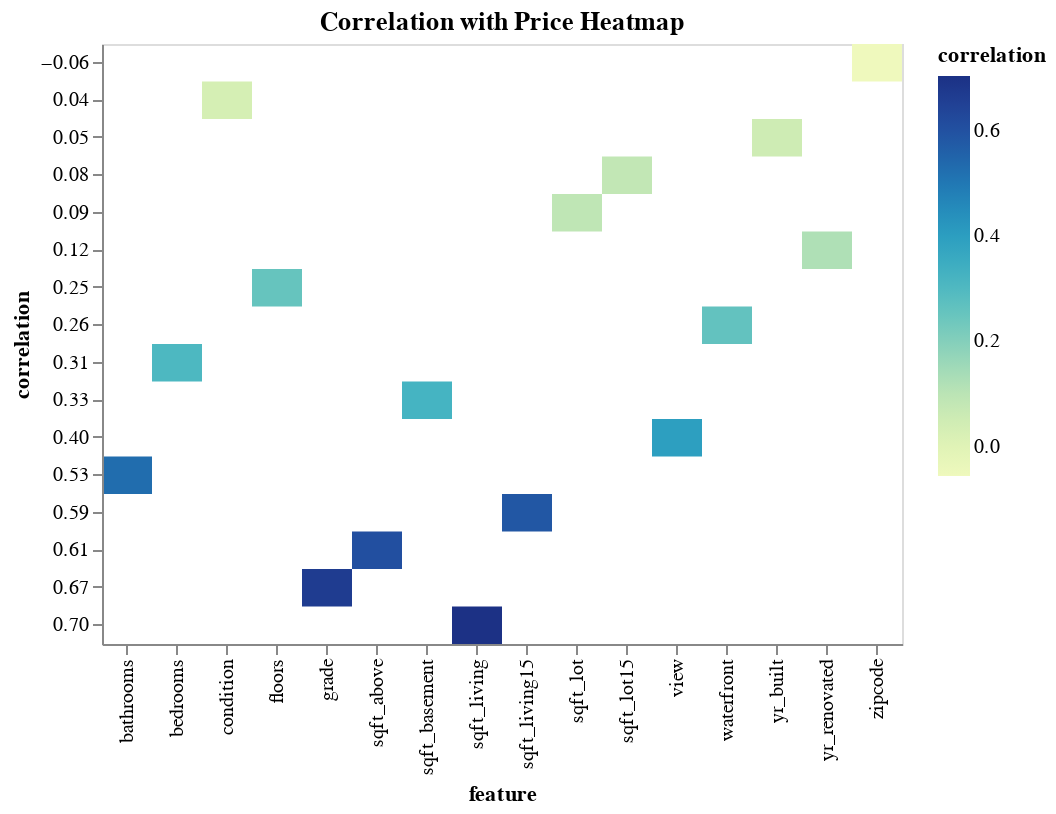

Notebook cell for this chart:
### Code cell
# Calculate the correlation between each feature and price
feature_data = house_data[['date', 'price', 'bedrooms', 'bathrooms', 'sqft_living', 'sqft_lot', 'floors', 'waterfront', 'view', 'condition', 'grade', 'sqft_above', 'sqft_basement', 'yr_built', 'yr_renovated', 'zipcode', 'sqft_living15', 'sqft_lot15']]
correlation_with_price = feature_data.corr()['price'].drop('price')
correlation_df = correlation_with_price.reset_index().rename(columns={'index': 'feature', 'price': 'correlation'})

# Creae heatmap in altair:
heatmap = alt.Chart(correlation_df).mark_rect().encode(
    x='feature:O',
    y=alt.Y('correlation:O', axis=alt.Axis(format='0.2f')),
    color='correlation:Q'
).properties(
    width=400,
    height=300,
    title='Correlation with Price Heatmap'
)


# 1 = high positive correlation, 0 = no correlation
heatmap

### Figure 1 — Vega-Lite specification as saved in the notebook (floating-point values rounded to 4 significant figures)
{"config": {"view": {"continuousWidth": 400, "continuousHeight": 300}}, "data": {"name": "data-1ca0ecef230ec6f6dc07be4a3db41e64"}, "mark": "rect", "encoding": {"color": {"field": "correlation", "type": "quantitative"}, "x": {"field": "feature", "type": "ordinal"}, "y": {"axis": {"format": "0.2f"}, "field": "correlation", "type": "ordinal"}}, "height": 300, "title": "Correlation with Price Heatmap", "width": 400, "$schema": "https://vega.github.io/schema/vega-lite/v4.17.0.json", "datasets": {"data-1ca0ecef230ec6f6dc07be4a3db41e64": [{"feature": "bedrooms", "correlation": 0.3073}, {"feature": "bathrooms", "correlation": 0.528}, {"feature": "sqft_living", "correlation": 0.7039}, {"feature": "sqft_lot", "correlation": 0.09032}, {"feature": "floors", "correlation": 0.2544}, {"feature": "waterfront", "correlation": 0.2601}, {"feature": "view", "correlation": 0.396}, {"feature": "condition", "correlation": 0.03515}, {"feature": "grade", "correlation": 0.6664}, {"feature": "sqft_above", "correlation": 0.6071}, {"feature": "sqft_basement", "correlation": 0.3252}, {"feature": "yr_built", "correlation": 0.05419}, {"feature": "yr_renovated", "correlation": 0.1215}, {"feature": "zipcode", "correlation": -0.05586}, {"feature": "sqft_living15", "correlation": 0.5854}, {"feature": "sqft_lot15", "correlation": 0.08241}]}}
